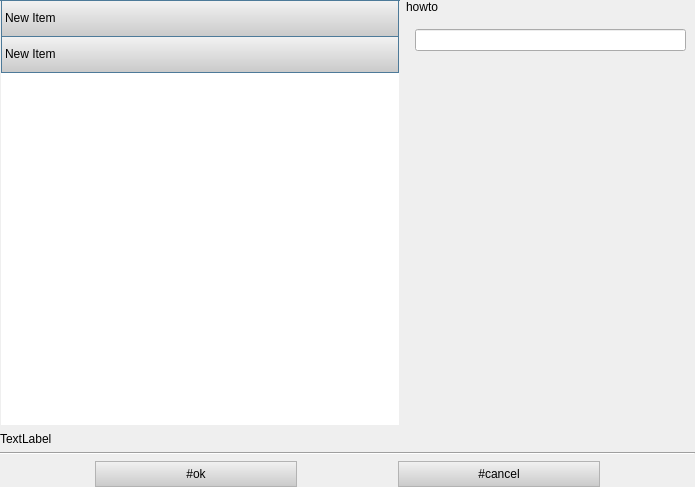
<?xml version="1.0" encoding="UTF-8"?>
<ui version="4.0">
 <class>frmEditorPane</class>
 <widget class="QWidget" name="frmEditorPane">
  <property name="geometry">
   <rect>
    <x>0</x>
    <y>0</y>
    <width>695</width>
    <height>487</height>
   </rect>
  </property>
  <property name="windowTitle">
   <string notr="true">Form</string>
  </property>
  <property name="styleSheet">
   <string notr="true">/* Кнопки поиска и добавления устройства */
QPushButton
{
	border: 1px solid #B3B3B3;
	padding: 5px;
	color: black;
	background-color: qlineargradient(spread:pad, x1:0, y1:0, x2:0, y2:1, stop:0 #F2F2F2, stop:1 #C9C9C9);
}

QPushButton:pressed
{
	color: black;
	background-color: qlineargradient(spread:pad, x1:0, y1:0, x2:0, y2:1, stop:0 #C9C9C9, stop:1 #F2F2F2);
}

QPushButton:disabled
{
	color: grey;
	background-color: #C9C9C9;
}

QPushButton#btnOk, QPushButton#btnCancel
{
	width: 190px;
}

/* Список типов устройств */
QListWidget, QListView
{
	border-top: 1px solid #4D7A99;
}

QListWidget::item, QListView::item
{
	border: 1px solid #4D7A99;
	border-top: none;
	height: 35px;
	color: black;
	background-color: qlineargradient(spread:pad, x1:0, y1:0, x2:0, y2:1, stop:0 #F2F2F2, stop:1 #C9C9C9);
}

QListWidget::item:selected, QListView::item:selected
{
	background-color: qlineargradient(spread:pad, x1:0, y1:0, x2:0, y2:1, stop:0 #6B90B3, stop:1 #E1F3FA);
}

QListWidget#lwParameters
{
	max-width: 180px;
}</string>
  </property>
  <layout class="QVBoxLayout" name="verticalLayout">
   <property name="margin">
    <number>0</number>
   </property>
   <item>
    <layout class="QHBoxLayout" name="horizontalLayout">
     <property name="rightMargin">
      <number>0</number>
     </property>
     <item>
      <layout class="QVBoxLayout" name="verticalLayout_7">
       <item>
        <widget class="QListWidget" name="lwParameters">
         <property name="sizePolicy">
          <sizepolicy hsizetype="Minimum" vsizetype="Expanding">
           <horstretch>0</horstretch>
           <verstretch>0</verstretch>
          </sizepolicy>
         </property>
         <property name="minimumSize">
          <size>
           <width>400</width>
           <height>0</height>
          </size>
         </property>
         <property name="maximumSize">
          <size>
           <width>184</width>
           <height>16777215</height>
          </size>
         </property>
         <property name="styleSheet">
          <string notr="true"/>
         </property>
         <item>
          <property name="text">
           <string notr="true">New Item</string>
          </property>
          <property name="toolTip">
           <string notr="true"/>
          </property>
          <property name="statusTip">
           <string notr="true"/>
          </property>
          <property name="whatsThis">
           <string notr="true"/>
          </property>
         </item>
         <item>
          <property name="text">
           <string notr="true">New Item</string>
          </property>
          <property name="toolTip">
           <string notr="true"/>
          </property>
          <property name="statusTip">
           <string notr="true"/>
          </property>
          <property name="whatsThis">
           <string notr="true"/>
          </property>
         </item>
        </widget>
       </item>
      </layout>
     </item>
     <item>
      <layout class="QVBoxLayout" name="verticalLayout_3">
       <item>
        <widget class="QLabel" name="lbDescription">
         <property name="sizePolicy">
          <sizepolicy hsizetype="Preferred" vsizetype="Maximum">
           <horstretch>0</horstretch>
           <verstretch>0</verstretch>
          </sizepolicy>
         </property>
         <property name="text">
          <string notr="true">howto</string>
         </property>
        </widget>
       </item>
       <item>
        <widget class="QStackedWidget" name="stackedWidget">
         <property name="sizePolicy">
          <sizepolicy hsizetype="Expanding" vsizetype="Preferred">
           <horstretch>0</horstretch>
           <verstretch>0</verstretch>
          </sizepolicy>
         </property>
         <property name="styleSheet">
          <string notr="true"/>
         </property>
         <property name="currentIndex">
          <number>3</number>
         </property>
         <widget class="QWidget" name="wSetEditor">
          <layout class="QVBoxLayout" name="verticalLayout_2">
           <property name="spacing">
            <number>0</number>
           </property>
           <property name="margin">
            <number>0</number>
           </property>
           <item>
            <widget class="QListWidget" name="lwValues">
             <property name="sizePolicy">
              <sizepolicy hsizetype="Preferred" vsizetype="Preferred">
               <horstretch>0</horstretch>
               <verstretch>0</verstretch>
              </sizepolicy>
             </property>
            </widget>
           </item>
          </layout>
         </widget>
         <widget class="QWidget" name="wBoolEditor">
          <layout class="QVBoxLayout" name="verticalLayout_4">
           <property name="margin">
            <number>0</number>
           </property>
           <item>
            <widget class="QRadioButton" name="rbOn">
             <property name="sizePolicy">
              <sizepolicy hsizetype="Expanding" vsizetype="Fixed">
               <horstretch>0</horstretch>
               <verstretch>0</verstretch>
              </sizepolicy>
             </property>
             <property name="text">
              <string>#on</string>
             </property>
            </widget>
           </item>
           <item>
            <widget class="QRadioButton" name="rbOff">
             <property name="sizePolicy">
              <sizepolicy hsizetype="Expanding" vsizetype="Fixed">
               <horstretch>0</horstretch>
               <verstretch>0</verstretch>
              </sizepolicy>
             </property>
             <property name="text">
              <string>#off</string>
             </property>
            </widget>
           </item>
           <item>
            <spacer name="verticalSpacer">
             <property name="orientation">
              <enum>Qt::Vertical</enum>
             </property>
             <property name="sizeHint" stdset="0">
              <size>
               <width>20</width>
               <height>40</height>
              </size>
             </property>
            </spacer>
           </item>
          </layout>
         </widget>
         <widget class="QWidget" name="wNumberEditor">
          <property name="styleSheet">
           <string notr="true">QPushButton
{
	width: 35px;
	height: 35px;
	padding: 0px;
}

QPushButton#btnPlus1, QPushButton#btnMinus1
{
	border-right: 0px;
}

QPushButton#btnPlus3, QPushButton#btnMinus3
{
	border-left: 0px;
}

QSpinBox
{
	border: 0px;
	min-width: 40px;
	padding: 0px;
}</string>
          </property>
          <layout class="QVBoxLayout" name="verticalLayout_5">
           <property name="spacing">
            <number>0</number>
           </property>
           <property name="margin">
            <number>0</number>
           </property>
           <item>
            <layout class="QHBoxLayout" name="horizontalLayout_7">
             <property name="spacing">
              <number>0</number>
             </property>
             <item>
              <layout class="QVBoxLayout" name="verticalLayout_6">
               <property name="spacing">
                <number>0</number>
               </property>
               <item>
                <layout class="QHBoxLayout" name="horizontalLayout_3">
                 <property name="spacing">
                  <number>0</number>
                 </property>
                 <property name="bottomMargin">
                  <number>0</number>
                 </property>
                 <item>
                  <widget class="QPushButton" name="btnPlus1">
                   <property name="sizePolicy">
                    <sizepolicy hsizetype="Expanding" vsizetype="Preferred">
                     <horstretch>0</horstretch>
                     <verstretch>0</verstretch>
                    </sizepolicy>
                   </property>
                   <property name="text">
                    <string notr="true">+</string>
                   </property>
                  </widget>
                 </item>
                 <item>
                  <widget class="QPushButton" name="btnPlus2">
                   <property name="sizePolicy">
                    <sizepolicy hsizetype="Expanding" vsizetype="Preferred">
                     <horstretch>0</horstretch>
                     <verstretch>0</verstretch>
                    </sizepolicy>
                   </property>
                   <property name="text">
                    <string notr="true">+</string>
                   </property>
                  </widget>
                 </item>
                 <item>
                  <widget class="QPushButton" name="btnPlus3">
                   <property name="sizePolicy">
                    <sizepolicy hsizetype="Expanding" vsizetype="Preferred">
                     <horstretch>0</horstretch>
                     <verstretch>0</verstretch>
                    </sizepolicy>
                   </property>
                   <property name="text">
                    <string notr="true">+</string>
                   </property>
                  </widget>
                 </item>
                </layout>
               </item>
               <item>
                <layout class="QHBoxLayout" name="horizontalLayout_4">
                 <property name="spacing">
                  <number>0</number>
                 </property>
                 <item>
                  <widget class="QSpinBox" name="sbDigit1">
                   <property name="sizePolicy">
                    <sizepolicy hsizetype="Minimum" vsizetype="Fixed">
                     <horstretch>0</horstretch>
                     <verstretch>0</verstretch>
                    </sizepolicy>
                   </property>
                   <property name="alignment">
                    <set>Qt::AlignRight|Qt::AlignTrailing|Qt::AlignVCenter</set>
                   </property>
                   <property name="buttonSymbols">
                    <enum>QAbstractSpinBox::NoButtons</enum>
                   </property>
                   <property name="maximum">
                    <number>9</number>
                   </property>
                  </widget>
                 </item>
                 <item>
                  <widget class="QSpinBox" name="sbDigit2">
                   <property name="sizePolicy">
                    <sizepolicy hsizetype="Minimum" vsizetype="Fixed">
                     <horstretch>0</horstretch>
                     <verstretch>0</verstretch>
                    </sizepolicy>
                   </property>
                   <property name="alignment">
                    <set>Qt::AlignCenter</set>
                   </property>
                   <property name="buttonSymbols">
                    <enum>QAbstractSpinBox::NoButtons</enum>
                   </property>
                   <property name="maximum">
                    <number>9</number>
                   </property>
                  </widget>
                 </item>
                 <item>
                  <widget class="QSpinBox" name="sbDigit3">
                   <property name="sizePolicy">
                    <sizepolicy hsizetype="Minimum" vsizetype="Fixed">
                     <horstretch>0</horstretch>
                     <verstretch>0</verstretch>
                    </sizepolicy>
                   </property>
                   <property name="alignment">
                    <set>Qt::AlignLeading|Qt::AlignLeft|Qt::AlignVCenter</set>
                   </property>
                   <property name="buttonSymbols">
                    <enum>QAbstractSpinBox::NoButtons</enum>
                   </property>
                   <property name="maximum">
                    <number>9</number>
                   </property>
                  </widget>
                 </item>
                </layout>
               </item>
               <item>
                <layout class="QHBoxLayout" name="horizontalLayout_5">
                 <property name="spacing">
                  <number>0</number>
                 </property>
                 <item>
                  <widget class="QPushButton" name="btnMinus1">
                   <property name="sizePolicy">
                    <sizepolicy hsizetype="Expanding" vsizetype="Preferred">
                     <horstretch>0</horstretch>
                     <verstretch>0</verstretch>
                    </sizepolicy>
                   </property>
                   <property name="text">
                    <string notr="true">-</string>
                   </property>
                  </widget>
                 </item>
                 <item>
                  <widget class="QPushButton" name="btnMinus2">
                   <property name="sizePolicy">
                    <sizepolicy hsizetype="Expanding" vsizetype="Preferred">
                     <horstretch>0</horstretch>
                     <verstretch>0</verstretch>
                    </sizepolicy>
                   </property>
                   <property name="text">
                    <string notr="true">-</string>
                   </property>
                  </widget>
                 </item>
                 <item>
                  <widget class="QPushButton" name="btnMinus3">
                   <property name="sizePolicy">
                    <sizepolicy hsizetype="Expanding" vsizetype="Preferred">
                     <horstretch>0</horstretch>
                     <verstretch>0</verstretch>
                    </sizepolicy>
                   </property>
                   <property name="text">
                    <string notr="true">-</string>
                   </property>
                  </widget>
                 </item>
                </layout>
               </item>
              </layout>
             </item>
             <item>
              <spacer name="horizontalSpacer">
               <property name="orientation">
                <enum>Qt::Horizontal</enum>
               </property>
               <property name="sizeHint" stdset="0">
                <size>
                 <width>40</width>
                 <height>20</height>
                </size>
               </property>
              </spacer>
             </item>
            </layout>
           </item>
           <item>
            <spacer name="verticalSpacer_2">
             <property name="orientation">
              <enum>Qt::Vertical</enum>
             </property>
             <property name="sizeHint" stdset="0">
              <size>
               <width>20</width>
               <height>40</height>
              </size>
             </property>
            </spacer>
           </item>
          </layout>
         </widget>
         <widget class="QWidget" name="lwTextEditor">
          <layout class="QVBoxLayout" name="verticalLayout_8">
           <item>
            <widget class="QLineEdit" name="leValue"/>
           </item>
           <item>
            <spacer name="verticalSpacer_3">
             <property name="orientation">
              <enum>Qt::Vertical</enum>
             </property>
             <property name="sizeHint" stdset="0">
              <size>
               <width>20</width>
               <height>356</height>
              </size>
             </property>
            </spacer>
           </item>
          </layout>
         </widget>
        </widget>
       </item>
      </layout>
     </item>
    </layout>
   </item>
   <item>
    <widget class="QLabel" name="lbParameterDescription">
     <property name="text">
      <string>TextLabel</string>
     </property>
     <property name="alignment">
      <set>Qt::AlignLeading|Qt::AlignLeft|Qt::AlignVCenter</set>
     </property>
    </widget>
   </item>
   <item>
    <widget class="Line" name="line">
     <property name="orientation">
      <enum>Qt::Horizontal</enum>
     </property>
    </widget>
   </item>
   <item>
    <layout class="QHBoxLayout" name="horizontalLayout_2">
     <item>
      <widget class="QPushButton" name="btnOk">
       <property name="sizePolicy">
        <sizepolicy hsizetype="Maximum" vsizetype="Fixed">
         <horstretch>0</horstretch>
         <verstretch>0</verstretch>
        </sizepolicy>
       </property>
       <property name="text">
        <string>#ok</string>
       </property>
      </widget>
     </item>
     <item>
      <widget class="QPushButton" name="btnCancel">
       <property name="sizePolicy">
        <sizepolicy hsizetype="Maximum" vsizetype="Fixed">
         <horstretch>0</horstretch>
         <verstretch>0</verstretch>
        </sizepolicy>
       </property>
       <property name="text">
        <string>#cancel</string>
       </property>
      </widget>
     </item>
    </layout>
   </item>
  </layout>
 </widget>
 <resources/>
 <connections>
  <connection>
   <sender>btnPlus1</sender>
   <signal>clicked()</signal>
   <receiver>sbDigit1</receiver>
   <slot>stepUp()</slot>
   <hints>
    <hint type="sourcelabel">
     <x>133</x>
     <y>57</y>
    </hint>
    <hint type="destinationlabel">
     <x>133</x>
     <y>89</y>
    </hint>
   </hints>
  </connection>
  <connection>
   <sender>btnPlus2</sender>
   <signal>clicked()</signal>
   <receiver>sbDigit2</receiver>
   <slot>stepUp()</slot>
   <hints>
    <hint type="sourcelabel">
     <x>221</x>
     <y>64</y>
    </hint>
    <hint type="destinationlabel">
     <x>221</x>
     <y>82</y>
    </hint>
   </hints>
  </connection>
  <connection>
   <sender>btnMinus2</sender>
   <signal>clicked()</signal>
   <receiver>sbDigit2</receiver>
   <slot>stepDown()</slot>
   <hints>
    <hint type="sourcelabel">
     <x>189</x>
     <y>117</y>
    </hint>
    <hint type="destinationlabel">
     <x>190</x>
     <y>89</y>
    </hint>
   </hints>
  </connection>
  <connection>
   <sender>btnPlus3</sender>
   <signal>clicked()</signal>
   <receiver>sbDigit3</receiver>
   <slot>stepUp()</slot>
   <hints>
    <hint type="sourcelabel">
     <x>309</x>
     <y>61</y>
    </hint>
    <hint type="destinationlabel">
     <x>302</x>
     <y>85</y>
    </hint>
   </hints>
  </connection>
  <connection>
   <sender>btnMinus3</sender>
   <signal>clicked()</signal>
   <receiver>sbDigit3</receiver>
   <slot>stepDown()</slot>
   <hints>
    <hint type="sourcelabel">
     <x>274</x>
     <y>110</y>
    </hint>
    <hint type="destinationlabel">
     <x>277</x>
     <y>89</y>
    </hint>
   </hints>
  </connection>
  <connection>
   <sender>btnMinus1</sender>
   <signal>clicked()</signal>
   <receiver>sbDigit1</receiver>
   <slot>stepDown()</slot>
   <hints>
    <hint type="sourcelabel">
     <x>106</x>
     <y>114</y>
    </hint>
    <hint type="destinationlabel">
     <x>112</x>
     <y>86</y>
    </hint>
   </hints>
  </connection>
 </connections>
</ui>
